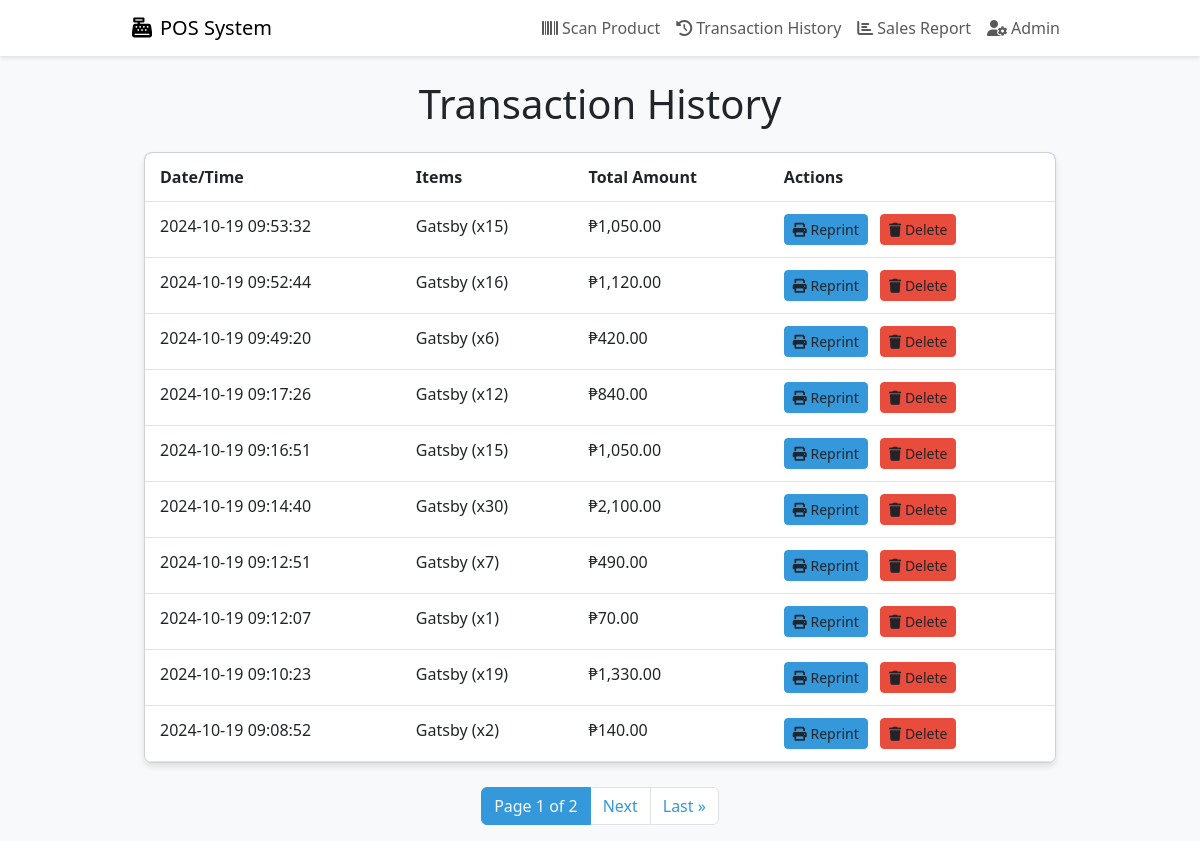
/transaction-history/ (signed in), run on the app's committed database.
### pos/models.py (models this page shows, shortened)
class Transaction(models.Model):
    transaction_id = models.UUIDField(default=uuid.uuid4, editable=False, unique=True)
    date_time = models.DateTimeField(auto_now_add=True)
    total_amount = models.DecimalField(max_digits=10, decimal_places=2)
    completed = models.BooleanField(default=False)
    status = models.CharField(max_length=20, default='pending')

class TransactionItem(models.Model):
    transaction = models.ForeignKey(Transaction, on_delete=models.CASCADE, related_name='items')
    product = models.ForeignKey(Product, on_delete=models.CASCADE)
    quantity = models.IntegerField()
    price = models.DecimalField(max_digits=10, decimal_places=2)

class Product(models.Model):
    name = models.CharField(max_length=100)
    price = models.DecimalField(max_digits=10, decimal_places=2)
    stock_quantity = models.IntegerField()
    barcode = models.CharField(max_length=100, unique=True)

### pos/views.py (the view)
# urls.py: path('transaction-history/', views.transaction_history, name='transaction_history'),
@login_required
def transaction_history(request):
    transactions_list = Transaction.objects.all().order_by('-date_time')
    paginator = Paginator(transactions_list, 10)  # 10 transactions per page
    page_number = request.GET.get('page')
    transactions = paginator.get_page(page_number)
    return render(request, 'pos/transaction_history.html', {'transactions': transactions})

### pos/templates/pos/transaction_history.html (shortened to what this page needs)
{% extends 'base.html' %}
{% load humanize %}
{% load static %}
{% block content %}
{% block extra_css %}
<link rel="stylesheet" href="{% static 'css/transaction_history.css' %}">
{% endblock %}
<div class="container mt-4">
    <h1 class="mb-4 text-center">Transaction History</h1>
    <div class="card transaction-table">
        <div class="table-responsive">
            <table class="table table-hover mb-0">
                <thead>
                    <tr>
                        <th>Date/Time</th>
                        <th>Items</th>
                        <th>Total Amount</th>
                        <th>Actions</th>
                    </tr>
                </thead>
                <tbody>
                    {% for transaction in transactions %}
                    <tr class="transaction-row">
                        <td>{{ transaction.date_time|date:"Y-m-d H:i:s" }}</td>
                        <td>
                            <ul class="list-unstyled mb-0">
                                {% for item in transaction.items.all %}
                                <li>{{ item.product.name|truncatechars:30|capfirst }} (x{{ item.quantity|intcomma }})</li>
                                {% endfor %}
                            </ul>
                        </td>
                        <td>₱{{ transaction.total_amount|floatformat:2|intcomma }}</td>
                        <td>
                            <button class="btn btn-sm btn-reprint print-receipt me-2" data-transaction-id="{{ transaction.transaction_id }}">
                                <i class="fas fa-print"></i> Reprint
                            </button>
                            <button class="btn btn-sm btn-delete delete-transaction" data-transaction-id="{{ transaction.transaction_id }}">
                                <i class="fas fa-trash"></i> Delete
                            </button>
                        </td>
                    </tr>
                    {% endfor %}
                </tbody>
            </table>
        </div>
    </div>
    <nav aria-label="Transaction history pagination" class="mt-4">
        <ul class="pagination justify-content-center">
            <li class="page-item active"><a class="page-link" href="#">Page {{ transactions.number }} of {{ transactions.paginator.num_pages }}</a></li>
            {% if transactions.has_next %}
                <li class="page-item"><a class="page-link" href="?page={{ transactions.next_page_number }}">Next</a></li>
                <li class="page-item"><a class="page-link" href="?page={{ transactions.paginator.num_pages }}">Last »</a></li>
            {% endif %}
        </ul>
    </nav>
</div>
{% endblock %}

### pos/templates/base.html (shortened to what this page needs)
<!DOCTYPE html>
<html lang="en">
<head>
    <link href="https://cdn.jsdelivr.net/npm/bootstrap@5.3.0-alpha1/dist/css/bootstrap.min.css" rel="stylesheet">
    <link href="https://cdnjs.cloudflare.com/ajax/libs/font-awesome/6.0.0-beta3/css/all.min.css" rel="stylesheet">
</head>
<body>
    <nav class="navbar navbar-expand-lg navbar-light bg-white">
        <div class="container">
            <a class="navbar-brand" href="{% url 'scan_product' %}">
                <i class="fas fa-cash-register me-2"></i>POS System
            </a>
            <div class="collapse navbar-collapse" id="navbarNav">
                <ul class="navbar-nav ms-auto">
                    <li class="nav-item">
                        <a class="nav-link" href="{% url 'scan_product' %}">
                            <i class="fas fa-barcode me-1"></i>Scan Product
                        </a>
                    </li>
                    {% if user.is_authenticated %}
                        <li class="nav-item">
                            <a class="nav-link" href="{% url 'transaction_history' %}">
                                <i class="fas fa-history me-1"></i>Transaction History
                            </a>
                        </li>
                        <li class="nav-item">
                            <a class="nav-link" href="{% url 'sales_report' %}">
                                <i class="fas fa-chart-bar me-1"></i>Sales Report
                            </a>
                        </li>
                        <li class="nav-item">
                            <a class="nav-link" href="{% url 'admin:index' %}">
                                <i class="fas fa-user-cog me-1"></i>Admin
                            </a>
                        </li>
                    {% endif %}
                </ul>
            </div>
        </div>
    </nav>
    <div class="container mt-4">
        {% block content %}
        {% endblock %}
    </div>
</body>
</html>

### pos/static/css/transaction_history.css (style rules this page uses)
.transaction-table { box-shadow: 0 4px 6px rgba(0, 0, 0, 0.1); border-radius: 8px; overflow: hidden; }
.transaction-table thead { background-color: #3498db; color: white; }
.transaction-table th, .transaction-table td { padding: 12px 15px; }
.transaction-row { transition: background-color 0.3s ease; }
.btn-reprint { background-color: #3498db; border-color: #3498db; }
.btn-delete { background-color: #e74c3c; border-color: #e74c3c; }
.pagination .page-link { color: #3498db; }
.pagination .page-item.active .page-link { background-color: #3498db; border-color: #3498db; color: #f8f9fa; }

### pos/templates/base.html (style rules this page uses)
body { font-family: 'Segoe UI', Tahoma, Geneva, Verdana, sans-serif; background-color: #f8f9fa; }
.navbar { box-shadow: 0 2px 4px rgba(0,0,0,.1); }
.container { max-width: 960px; }

### data on the page
TransactionItem: product.name "Gatsby", quantity "15"
TransactionItem: product.name "Gatsby", quantity "16"
TransactionItem: product.name "Gatsby", quantity "6"
TransactionItem: product.name "Gatsby", quantity "12"
TransactionItem: product.name "Gatsby", quantity "15"
TransactionItem: product.name "Gatsby", quantity "30"
TransactionItem: product.name "Gatsby", quantity "7"
TransactionItem: product.name "Gatsby", quantity "1"
TransactionItem: product.name "Gatsby", quantity "19"
TransactionItem: product.name "Gatsby", quantity "2"

### other printed values
{{ transactions.number }} "1"
{{ transactions.paginator.num_pages }} "2"
